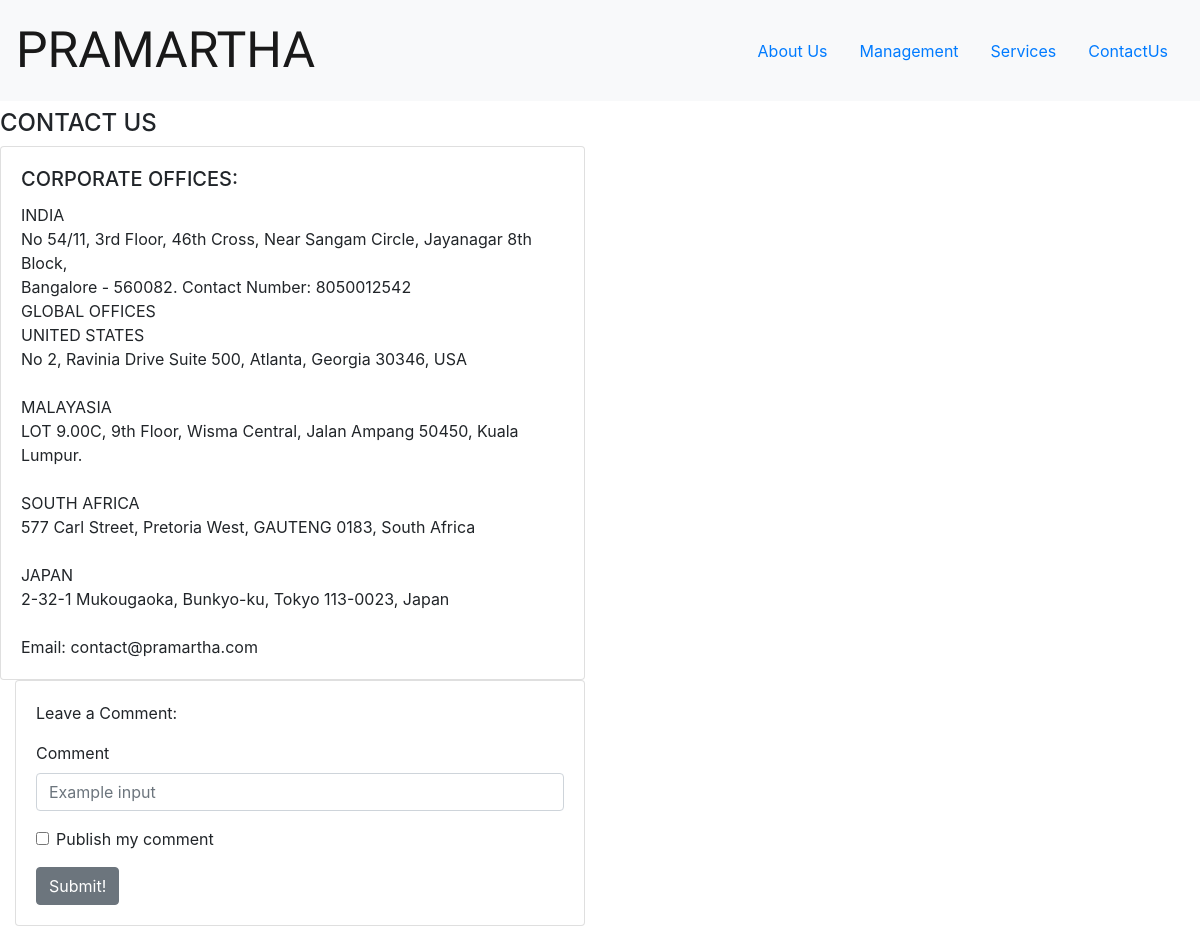
Page /contactus on the earlier database version.
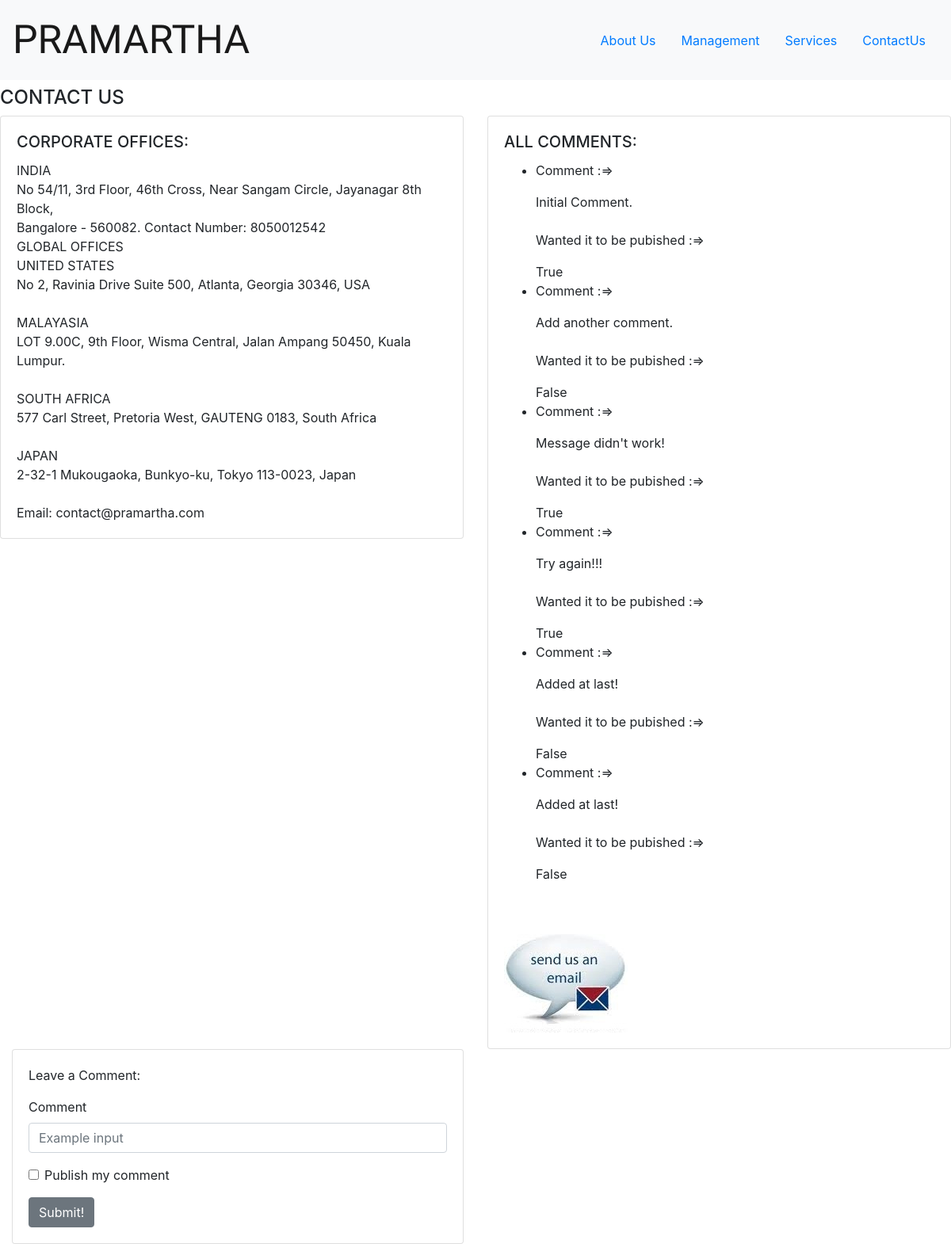
Same page on the later database version.
### homeapp/models.py (models this page shows, shortened)
class Comments(models.Model):
    comment = models.CharField(max_length = 200)
    topublish = models.BooleanField(default=False)

### homeapp/views.py (the view)
# urls.py: path('contactus', views.contactus, name='contactus'),
def contactus(request):
    if request.method == 'POST':
        form = CommentForm(request.POST or None)
        if form.is_valid():
            form.save()
            all_items = Comments.objects.all
            messages.success(request,('Comment has successfully been added!'))
            return render(request,'contactus.html',{'all_items' : all_items})
    else:
        all_items = Comments.objects.all
        return render(request,'contactus.html',{'all_items' : all_items})

### homeapp/templates/contactus.html (shortened to what this page needs)
{% extends 'base.html' %}
  {% block contactus %}
  <h4>CONTACT US</h4>
  <div class="row">
    <div class="col-sm-6">
      <div class="card">
        <div class="card-body">
          <h5 class="card-title">CORPORATE OFFICES:</h5>
          <p class="card-text">
            INDIA <br>
            No 54/11, 3rd Floor, 46th Cross, Near Sangam Circle, Jayanagar 8th Block,       <br>        Bangalore - 560082. Contact Number: 8050012542
            <br>
            GLOBAL OFFICES
            <br>
            UNITED STATES <br>
            No 2, Ravinia Drive Suite 500, Atlanta, Georgia 30346, USA <br>
            <br>
            MALAYASIA <br>
            LOT 9.00C, 9th Floor, Wisma Central, Jalan Ampang 50450, Kuala Lumpur. <br>
            <br>
            SOUTH AFRICA <br>
            577 Carl Street, Pretoria West, GAUTENG 0183, South Africa <br>
            <br>
            JAPAN <br>
            2-32-1 Mukougaoka, Bunkyo-ku, Tokyo 113-0023,  Japan <br>
            <br>
            Email: contact@pramartha.com </p>
          </div>
        </div>
      </div>
      {% if all_items %}
      <div class="col-sm-6">
        <div class="card">
          <div class="card-body">
            <h5 class="card-title">ALL COMMENTS:</h5>
            <ul>
              {% for eachi in all_items %}
              <li> <p>Comment :=> </p> {{ eachi.comment }} <br><br> <p>Wanted it to be pubished :=> </p> {{ eachi.topublish }}  </li>
              {% endfor %}
            </ul>
            <br>
            <br>
            <img src="../../static/images/staticimage.jpg" alt="">
          </div>
        </div>
      </div>
      {% endif %}
    </div>
    <div class="col-sm-6">
      <div class="card">
        <div class="card-body">
          <p>Leave a Comment:</p>
          <form method="POST">
            <div class="form-group">
              <label for="formGroupExampleInput">Comment</label>
              <input type="textarea" class="form-control" id="formGroupExampleInput" placeholder="Example input" name="comment">
            </div>
            <div class="form-group form-check">
              <input type="checkbox" class="form-check-input" id="exampleCheck1" name="topublish">
              <label class="form-check-label" for="exampleCheck1" >Publish my comment</label>
            </div>
            <button type="submit" class="btn btn-secondary">Submit!</button>
          </form>
        </div>
      </div>
    </div>
    {% endblock %}

### homeapp/templates/base.html (shortened to what this page needs)
{% load static %}
<!doctype html>
<html lang="en">
  <head>
    <link rel="stylesheet" href="https://stackpath.bootstrapcdn.com/bootstrap/4.3.1/css/bootstrap.min.css">
  </head>
  <body>
    <nav id="navbar-example2" class="navbar navbar-light bg-light">
      <a class="navbar-brand" style="font-family: 'Artifika', serif; font-size: 50px"  href="#">PRAMARTHA</a>
      <ul class="nav nav-pills">
        <li class="nav-item">
          <a class="nav-link" href="home">About Us</a>
        </li>
        <li class="nav-item">
          <a class="nav-link" href="management">Management</a>
        </li>
        <li class="nav-item">
          <a class="nav-link" href="services">Services</a>
        </li>
        <li class="nav-item">
          <a class="nav-link" href="contactus">ContactUs</a>
        </li>
      </ul>
    </nav>
    <div data-spy="scroll" data-target="#navbar-example2" data-offset="0">
      {% block contactus %}
      {% endblock %}
    </div>
  </body>
</html>

Differences in the rows shown:
added Comments: comment "Initial Comment.", topublish "True"
added Comments: comment "Add another comment.", topublish "False"
added Comments: comment "Message didn't work!", topublish "True"
added Comments: comment "Try again!!!", topublish "True"
added Comments: comment "Added at last!", topublish "False"
added Comments: comment "Added at last!", topublish "False"
Other differences:
text now shown: "ALL COMMENTS:"
